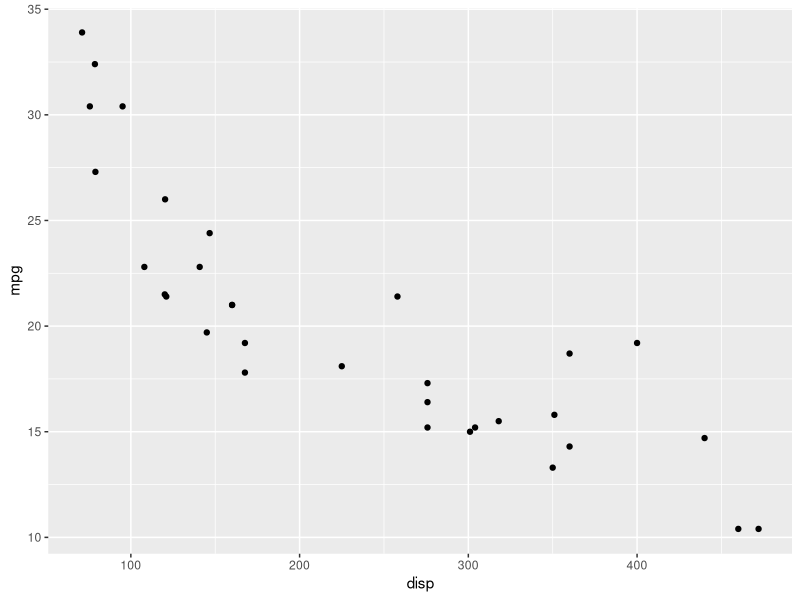
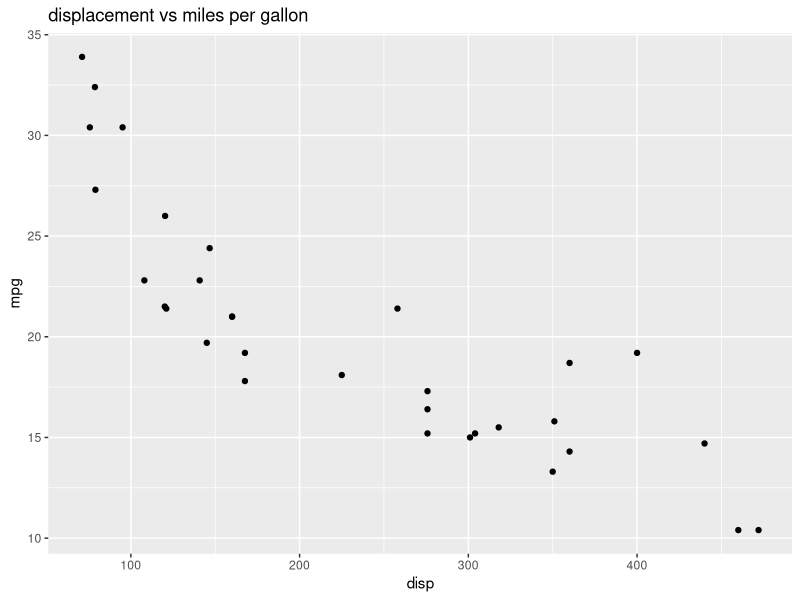
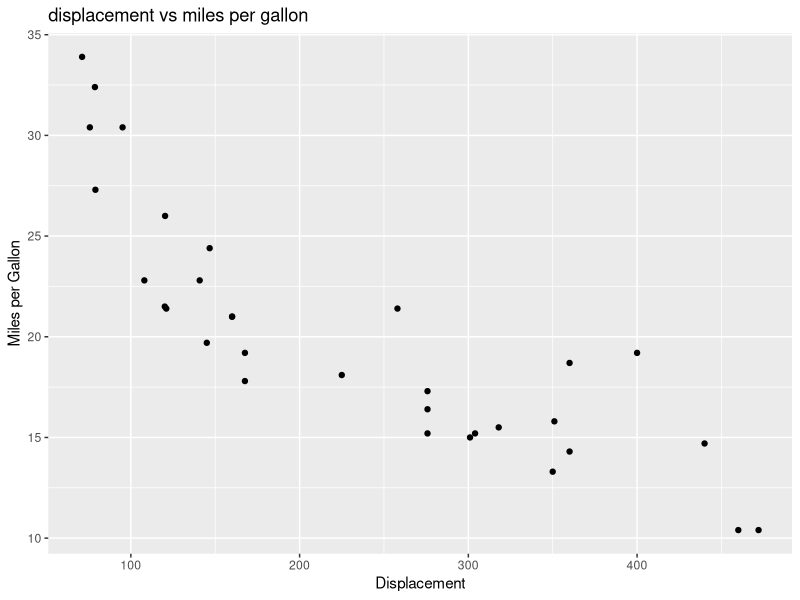
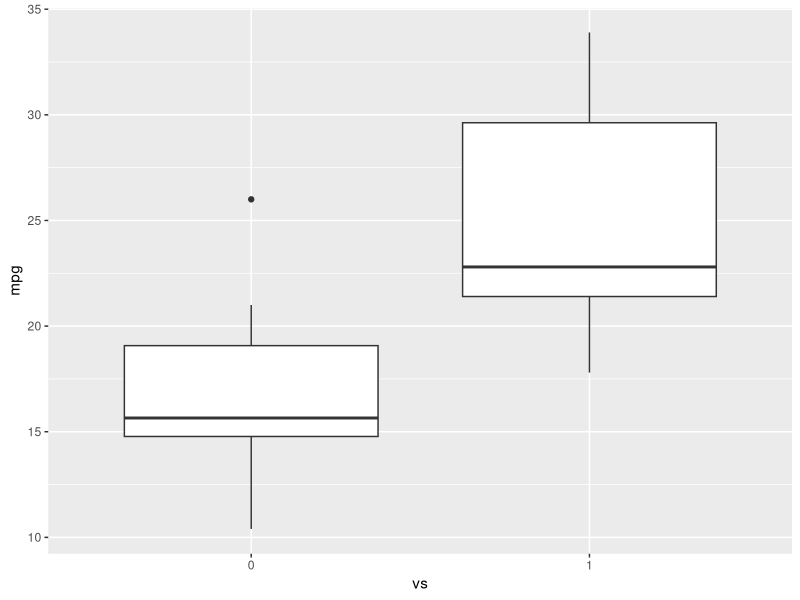
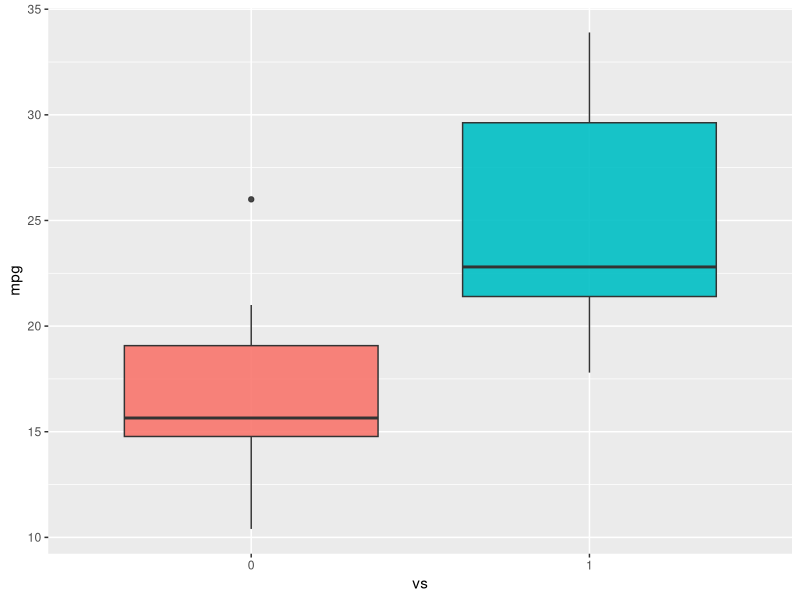
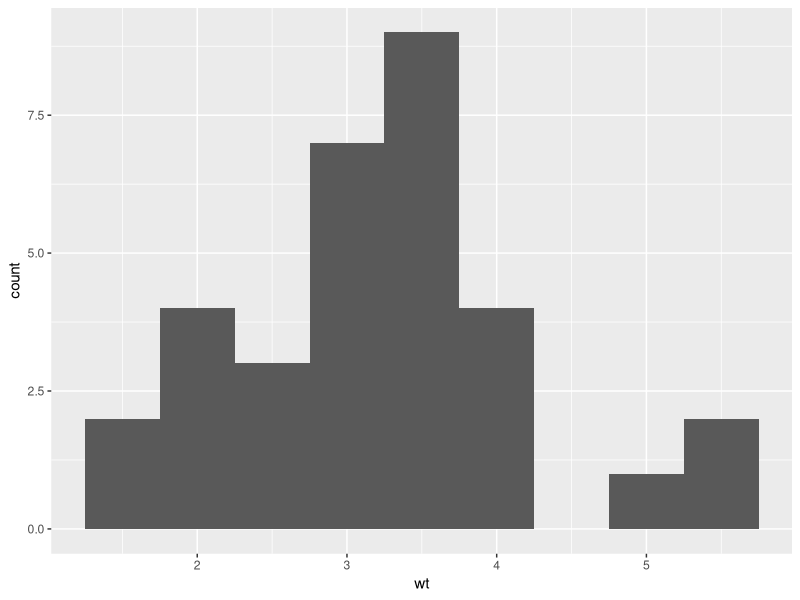

Reproduce these figures in R, in order.
#We will create different data visualizations using the ggplot package 
#using the inbuilt dataset in R called mtcars
#1.	Click on the + symbol on the top left and choose R Script from the menu to 
#open a new R edit window in RStudio:
  
#2.	Read and view the first 5 rows of the Data using the following:
  library(datasets)

  # Load Data
data(mtcars)
# View first 5 rows
head(mtcars, 5)

#3.	Type this ?mtcars to get information about the variables. 
#This will print the information at the bottom right panel, on the Help tab
?mtcars 

#4.	Copy and paste the following code to load the ggplot package 
#and create a scatterplot of disp and mpg.

#load ggplot package
library(ggplot2)
# create a scatterplot of displacement (disp) and miles per gallon (mpg)
ggplot(aes(x=disp,y=mpg,),data=mtcars)+geom_point()

# Add a title
ggplot(aes(x=disp,y=mpg,),data=mtcars)+geom_point()+ggtitle("displacement vs miles per gallon")

# change axis name
ggplot(aes(x=disp,y=mpg,),data=mtcars)+geom_point()+
  ggtitle("displacement vs miles per gallon") + labs(x = "Displacement", y = "Miles per Gallon")

#7.	Use the following to create a boxplot of the the distribution of mpg for the individual Engine types vs Engine (0 = V-shaped, 1 = straight)
#To do this you have to make vs a string or factor.

#make vs a factor
mtcars$vs <- as.factor(mtcars$vs)
# create boxplot of the distribution for v-shaped and straight Engine
ggplot(aes(x=vs, y=mpg), data = mtcars) + geom_boxplot()


#8.	Add color to the boxplots to help differentiate:

  ggplot(aes(x=vs, y=mpg, fill = vs), data = mtcars) + 
  geom_boxplot(alpha=0.9) +
  theme(legend.position="none")

#9.	Finally, let us create the histogram of weight wt.
  
  ggplot(aes(x=wt),data=mtcars) + geom_histogram(binwidth=0.5)
  









